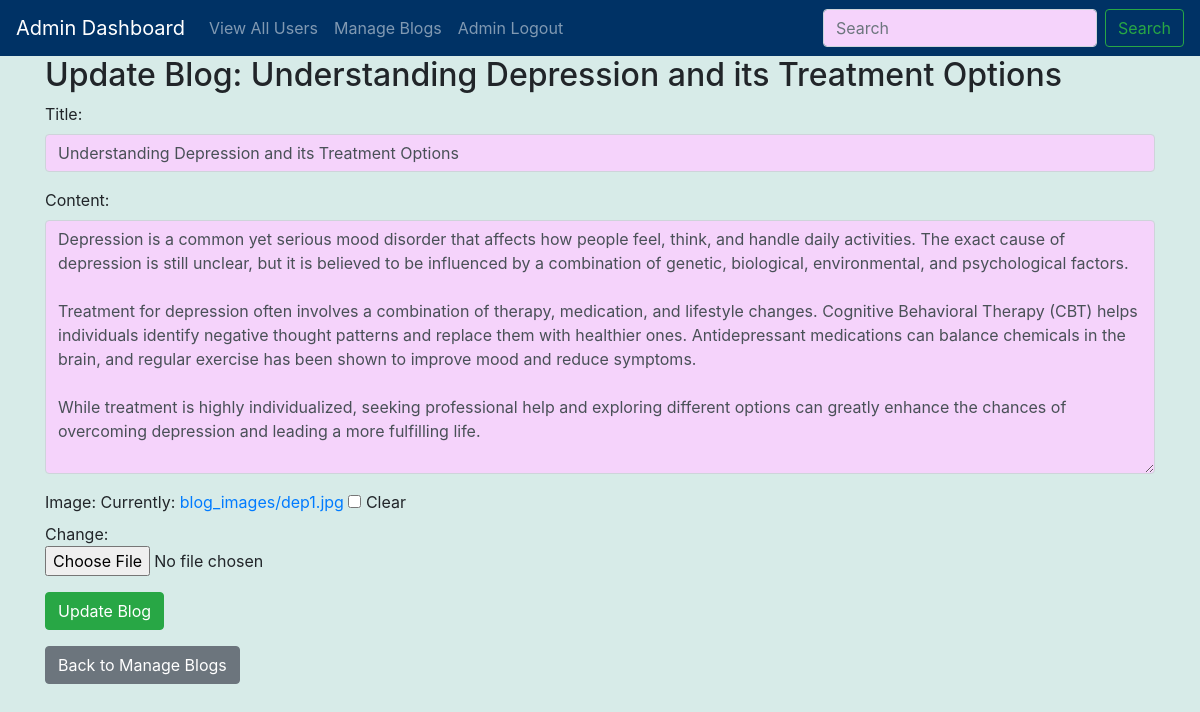
The page /custom-admin/update-blog/5/ (signed in) on the database its author committed.
### home/models.py (models this page shows, shortened)
class Blog(models.Model):
    title = models.CharField(max_length=255)
    content = models.TextField()
    image = models.ImageField(upload_to='blog_images/', blank=True, null=True)
    author = models.ForeignKey(User, on_delete=models.CASCADE)
    created_at = models.DateTimeField(default=now)
    updated_at = models.DateTimeField(auto_now=True)

### home/views.py (the view)
# urls.py: path('custom-admin/update-blog/<int:blog_id>/', update_blog, name='update-blog'),
@login_required
def update_blog(request, blog_id):
    blog = get_object_or_404(Blog, id=blog_id)
    if request.method == "POST":
        form = BlogForm(request.POST, request.FILES, instance=blog)
        if form.is_valid():
            form.save()
            messages.success(request, "Blog updated successfully.")
            return redirect("manage-blogs")
    else:
        form = BlogForm(instance=blog)
    return render(request, "admin/update_blog.html", {"form": form, "blog": blog})

### home/forms.py
class BlogForm(forms.ModelForm):
    class Meta:
        model = Blog
        fields = ['title', 'content', 'image']
        widgets = {
            'title': forms.TextInput(attrs={'class': 'form-control'}),
            'content': forms.Textarea(attrs={'class': 'form-control'}),
            'image': forms.ClearableFileInput(attrs={'class': 'form-control-file'}),
        }

### templates/admin/update_blog.html (shortened to what this page needs)
{% extends 'admin/base.html' %}
{% block content %}
    <h2>Update Blog: {{ blog.title }}</h2>
    <form method="POST" enctype="multipart/form-data">
        {{ form.as_p }}
        <button type="submit" class="btn btn-success">Update Blog</button>
    </form>
    <a href="{% url 'manage-blogs' %}" class="btn btn-secondary mt-3">Back to Manage Blogs</a>
{% endblock %}

### static/css/styles.css (style rules this page uses)
body { background-color: #d7ebe8; }
.form-control { background-color: #f5d3fb; }

### rows shown on the page
Blog: title "Understanding Depression and its Treatment Options", content "Depression is a common yet serious mood disorder that affects how people feel, think, and handle daily activities. The exact cause of depression is still unclear, but it is believed to be influenced by a combination of genetic, biological, environmental, and psychological factors. Treatment for depression often involves a combination of therapy, medication, and lifestyle changes. Cognitive Behavioral Therapy (CBT) helps individuals identify negative thought patterns and replace them with healthier ones. Antidepressant medications can balance chemicals in the brain, and regular exercise has been shown to improve mood and reduce symptoms. While treatment is highly individualized, seeking…"
